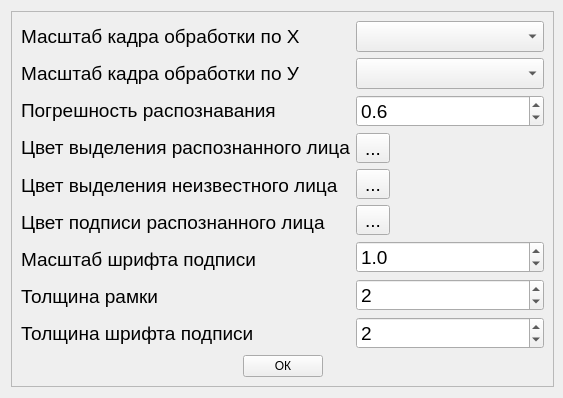
<?xml version="1.0" encoding="UTF-8"?>
<ui version="4.0">
 <class>Form</class>
 <widget class="QWidget" name="Form">
  <property name="enabled">
   <bool>true</bool>
  </property>
  <property name="geometry">
   <rect>
    <x>0</x>
    <y>0</y>
    <width>563</width>
    <height>382</height>
   </rect>
  </property>
  <property name="sizePolicy">
   <sizepolicy hsizetype="Preferred" vsizetype="Preferred">
    <horstretch>0</horstretch>
    <verstretch>0</verstretch>
   </sizepolicy>
  </property>
  <property name="maximumSize">
   <size>
    <width>16777215</width>
    <height>16777215</height>
   </size>
  </property>
  <property name="windowTitle">
   <string>Form</string>
  </property>
  <layout class="QVBoxLayout" name="verticalLayout">
   <property name="rightMargin">
    <number>9</number>
   </property>
   <item>
    <widget class="QFrame" name="frame">
     <property name="sizePolicy">
      <sizepolicy hsizetype="Preferred" vsizetype="Preferred">
       <horstretch>0</horstretch>
       <verstretch>0</verstretch>
      </sizepolicy>
     </property>
     <property name="frameShape">
      <enum>QFrame::StyledPanel</enum>
     </property>
     <property name="frameShadow">
      <enum>QFrame::Raised</enum>
     </property>
     <layout class="QVBoxLayout" name="verticalLayout_4">
      <item>
       <layout class="QHBoxLayout" name="horizontalLayout">
        <item>
         <layout class="QVBoxLayout" name="verticalLayout_2">
          <item>
           <widget class="QLabel" name="scale_x_label">
            <property name="font">
             <font>
              <pointsize>14</pointsize>
             </font>
            </property>
            <property name="text">
             <string>Масштаб кадра обработки по X</string>
            </property>
           </widget>
          </item>
          <item>
           <widget class="QLabel" name="scale_y_label">
            <property name="font">
             <font>
              <pointsize>14</pointsize>
             </font>
            </property>
            <property name="text">
             <string>Масштаб кадра обработки по У</string>
            </property>
           </widget>
          </item>
          <item>
           <widget class="QLabel" name="recog_error_label">
            <property name="font">
             <font>
              <pointsize>14</pointsize>
             </font>
            </property>
            <property name="text">
             <string>Погрешность распознавания</string>
            </property>
           </widget>
          </item>
          <item>
           <widget class="QLabel" name="color_selected_recog_label">
            <property name="font">
             <font>
              <pointsize>14</pointsize>
             </font>
            </property>
            <property name="text">
             <string>Цвет выделения распознанного лица</string>
            </property>
           </widget>
          </item>
          <item>
           <widget class="QLabel" name="color_unselected_recog_label">
            <property name="font">
             <font>
              <pointsize>14</pointsize>
             </font>
            </property>
            <property name="text">
             <string>Цвет выделения неизвестного лица</string>
            </property>
           </widget>
          </item>
          <item>
           <widget class="QLabel" name="color_signature_recog_label">
            <property name="font">
             <font>
              <pointsize>14</pointsize>
             </font>
            </property>
            <property name="text">
             <string>Цвет подписи распознанного лица</string>
            </property>
           </widget>
          </item>
          <item>
           <widget class="QLabel" name="scale_signature_label">
            <property name="font">
             <font>
              <pointsize>14</pointsize>
             </font>
            </property>
            <property name="text">
             <string>Масштаб шрифта подписи</string>
            </property>
           </widget>
          </item>
          <item>
           <widget class="QLabel" name="thickness_frame_label">
            <property name="font">
             <font>
              <pointsize>14</pointsize>
             </font>
            </property>
            <property name="text">
             <string>Толщина рамки</string>
            </property>
           </widget>
          </item>
          <item>
           <widget class="QLabel" name="thickness_signature_label">
            <property name="font">
             <font>
              <pointsize>14</pointsize>
             </font>
            </property>
            <property name="text">
             <string>Толщина шрифта подписи</string>
            </property>
           </widget>
          </item>
         </layout>
        </item>
        <item>
         <layout class="QVBoxLayout" name="verticalLayout_3">
          <item>
           <widget class="QComboBox" name="scale_x_comboBox">
            <property name="font">
             <font>
              <pointsize>14</pointsize>
             </font>
            </property>
           </widget>
          </item>
          <item>
           <widget class="QComboBox" name="scale_y_comboBox">
            <property name="font">
             <font>
              <pointsize>14</pointsize>
             </font>
            </property>
           </widget>
          </item>
          <item>
           <widget class="QDoubleSpinBox" name="recog_error_doubleSpinBox">
            <property name="font">
             <font>
              <pointsize>14</pointsize>
             </font>
            </property>
            <property name="decimals">
             <number>1</number>
            </property>
            <property name="maximum">
             <double>1.000000000000000</double>
            </property>
            <property name="singleStep">
             <double>0.100000000000000</double>
            </property>
            <property name="value">
             <double>0.600000000000000</double>
            </property>
           </widget>
          </item>
          <item>
           <widget class="QToolButton" name="color_selected_recog_toolButton">
            <property name="font">
             <font>
              <pointsize>14</pointsize>
             </font>
            </property>
            <property name="contextMenuPolicy">
             <enum>Qt::NoContextMenu</enum>
            </property>
            <property name="layoutDirection">
             <enum>Qt::LeftToRight</enum>
            </property>
            <property name="autoFillBackground">
             <bool>false</bool>
            </property>
            <property name="text">
             <string>...</string>
            </property>
            <property name="popupMode">
             <enum>QToolButton::DelayedPopup</enum>
            </property>
            <property name="toolButtonStyle">
             <enum>Qt::ToolButtonIconOnly</enum>
            </property>
            <property name="autoRaise">
             <bool>false</bool>
            </property>
            <property name="arrowType">
             <enum>Qt::NoArrow</enum>
            </property>
           </widget>
          </item>
          <item>
           <widget class="QToolButton" name="color_unselected_recog_toolButton">
            <property name="font">
             <font>
              <pointsize>14</pointsize>
             </font>
            </property>
            <property name="text">
             <string>...</string>
            </property>
           </widget>
          </item>
          <item>
           <widget class="QToolButton" name="color_signature_recog_toolButton">
            <property name="font">
             <font>
              <pointsize>14</pointsize>
             </font>
            </property>
            <property name="text">
             <string>...</string>
            </property>
           </widget>
          </item>
          <item>
           <widget class="QDoubleSpinBox" name="scale_signature_doubleSpinBox">
            <property name="font">
             <font>
              <pointsize>14</pointsize>
             </font>
            </property>
            <property name="decimals">
             <number>1</number>
            </property>
            <property name="minimum">
             <double>0.100000000000000</double>
            </property>
            <property name="maximum">
             <double>5.000000000000000</double>
            </property>
            <property name="singleStep">
             <double>0.100000000000000</double>
            </property>
            <property name="value">
             <double>1.000000000000000</double>
            </property>
           </widget>
          </item>
          <item>
           <widget class="QSpinBox" name="thickness_frame_spinBox">
            <property name="font">
             <font>
              <pointsize>14</pointsize>
             </font>
            </property>
            <property name="minimum">
             <number>1</number>
            </property>
            <property name="maximum">
             <number>5</number>
            </property>
            <property name="value">
             <number>2</number>
            </property>
           </widget>
          </item>
          <item>
           <widget class="QSpinBox" name="thickness_signature_spinBox">
            <property name="font">
             <font>
              <pointsize>14</pointsize>
             </font>
            </property>
            <property name="minimum">
             <number>1</number>
            </property>
            <property name="maximum">
             <number>5</number>
            </property>
            <property name="value">
             <number>2</number>
            </property>
           </widget>
          </item>
         </layout>
        </item>
       </layout>
      </item>
      <item>
       <layout class="QHBoxLayout" name="horizontalLayout_2">
        <item>
         <spacer name="horizontalSpacer">
          <property name="orientation">
           <enum>Qt::Horizontal</enum>
          </property>
          <property name="sizeHint" stdset="0">
           <size>
            <width>40</width>
            <height>20</height>
           </size>
          </property>
         </spacer>
        </item>
        <item>
         <widget class="QPushButton" name="ok_pushButton">
          <property name="text">
           <string>ОК</string>
          </property>
         </widget>
        </item>
        <item>
         <spacer name="horizontalSpacer_2">
          <property name="orientation">
           <enum>Qt::Horizontal</enum>
          </property>
          <property name="sizeHint" stdset="0">
           <size>
            <width>40</width>
            <height>20</height>
           </size>
          </property>
         </spacer>
        </item>
       </layout>
      </item>
     </layout>
    </widget>
   </item>
  </layout>
 </widget>
 <resources/>
 <connections/>
</ui>
